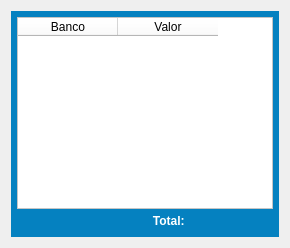
            <widget class="QWidget" name="tab_5">
             <attribute name="title">
              <string>Rend.</string>
             </attribute>
             <layout class="QVBoxLayout" name="verticalLayout_15">
              <item>
               <widget class="QWidget" name="widget_36" native="true">
                <property name="minimumSize">
                 <size>
                  <width>0</width>
                  <height>0</height>
                 </size>
                </property>
                <property name="maximumSize">
                 <size>
                  <width>16777215</width>
                  <height>16777215</height>
                 </size>
                </property>
                <property name="styleSheet">
                 <string notr="true">background-color: rgb(5, 129, 192);</string>
                </property>
                <layout class="QVBoxLayout" name="verticalLayout_14">
                 <property name="spacing">
                  <number>2</number>
                 </property>
                 <property name="leftMargin">
                  <number>6</number>
                 </property>
                 <property name="topMargin">
                  <number>6</number>
                 </property>
                 <property name="rightMargin">
                  <number>6</number>
                 </property>
                 <property name="bottomMargin">
                  <number>6</number>
                 </property>
                 <item>
                  <widget class="QTableWidget" name="table_Rendimentos">
                   <property name="sizePolicy">
                    <sizepolicy hsizetype="Preferred" vsizetype="Preferred">
                     <horstretch>0</horstretch>
                     <verstretch>0</verstretch>
                    </sizepolicy>
                   </property>
                   <property name="font">
                    <font>
                     <pointsize>8</pointsize>
                    </font>
                   </property>
                   <property name="styleSheet">
                    <string notr="true">background-color: rgb(255, 255, 255);</string>
                   </property>
                   <column>
                    <property name="text">
                     <string>Banco</string>
                    </property>
                   </column>
                   <column>
                    <property name="text">
                     <string>Valor</string>
                    </property>
                   </column>
                  </widget>
                 </item>
                 <item>
                  <widget class="QWidget" name="widget_37" native="true">
                   <property name="minimumSize">
                    <size>
                     <width>0</width>
                     <height>20</height>
                    </size>
                   </property>
                   <property name="maximumSize">
                    <size>
                     <width>16777215</width>
                     <height>20</height>
                    </size>
                   </property>
                   <layout class="QHBoxLayout" name="horizontalLayout_27">
                    <property name="spacing">
                     <number>0</number>
                    </property>
                    <property name="leftMargin">
                     <number>0</number>
                    </property>
                    <property name="topMargin">
                     <number>0</number>
                    </property>
                    <property name="rightMargin">
                     <number>0</number>
                    </property>
                    <property name="bottomMargin">
                     <number>0</number>
                    </property>
                    <item>
                     <widget class="QLabel" name="label_18">
                      <property name="text">
                       <string/>
                      </property>
                     </widget>
                    </item>
                    <item>
                     <widget class="QLabel" name="label_19">
                      <property name="font">
                       <font>
                        <pointsize>9</pointsize>
                        <weight>75</weight>
                        <bold>true</bold>
                       </font>
                      </property>
                      <property name="styleSheet">
                       <string notr="true">color: rgb(255, 255, 255);</string>
                      </property>
                      <property name="text">
                       <string>Total: </string>
                      </property>
                      <property name="alignment">
                       <set>Qt::AlignRight|Qt::AlignTrailing|Qt::AlignVCenter</set>
                      </property>
                     </widget>
                    </item>
                    <item>
                     <widget class="QLabel" name="label_Rendimentos">
                      <property name="font">
                       <font>
                        <pointsize>9</pointsize>
                        <weight>75</weight>
                        <bold>true</bold>
                       </font>
                      </property>
                      <property name="styleSheet">
                       <string notr="true">color: rgb(255, 255, 255);</string>
                      </property>
                      <property name="text">
                       <string/>
                      </property>
                      <property name="alignment">
                       <set>Qt::AlignLeading|Qt::AlignLeft|Qt::AlignVCenter</set>
                      </property>
                     </widget>
                    </item>
                   </layout>
                  </widget>
                 </item>
                </layout>
               </widget>
              </item>
             </layout>
            </widget>
